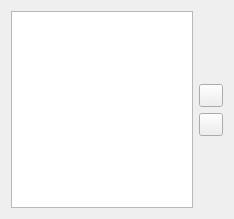
<?xml version="1.0" encoding="UTF-8"?>
<ui version="4.0">
 <class>AxisWidget</class>
 <widget class="QWidget" name="AxisWidget">
  <property name="geometry">
   <rect>
    <x>0</x>
    <y>0</y>
    <width>234</width>
    <height>219</height>
   </rect>
  </property>
  <property name="windowTitle">
   <string>Form</string>
  </property>
  <layout class="QHBoxLayout" name="horizontalLayout">
   <item>
    <widget class="QListWidget" name="listWidget"/>
   </item>
   <item>
    <layout class="QVBoxLayout" name="verticalLayout">
     <item>
      <spacer name="verticalSpacer">
       <property name="orientation">
        <enum>Qt::Vertical</enum>
       </property>
       <property name="sizeHint" stdset="0">
        <size>
         <width>20</width>
         <height>40</height>
        </size>
       </property>
      </spacer>
     </item>
     <item>
      <widget class="QToolButton" name="cmdUp">
       <property name="text">
        <string/>
       </property>
       <property name="icon">
        <iconset resource="res.qrc">
         <normaloff>:/up.png</normaloff>:/up.png</iconset>
       </property>
      </widget>
     </item>
     <item>
      <widget class="QToolButton" name="cmdDown">
       <property name="text">
        <string/>
       </property>
       <property name="icon">
        <iconset resource="res.qrc">
         <normaloff>:/down.png</normaloff>:/down.png</iconset>
       </property>
      </widget>
     </item>
     <item>
      <spacer name="verticalSpacer_2">
       <property name="orientation">
        <enum>Qt::Vertical</enum>
       </property>
       <property name="sizeHint" stdset="0">
        <size>
         <width>20</width>
         <height>40</height>
        </size>
       </property>
      </spacer>
     </item>
    </layout>
   </item>
  </layout>
 </widget>
 <resources>
  <include location="res.qrc"/>
 </resources>
 <connections/>
</ui>
